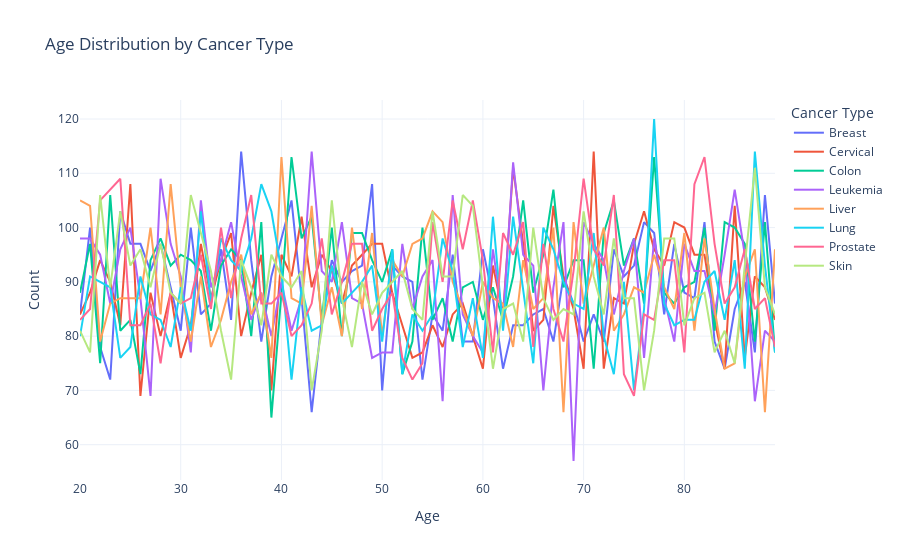

Notebook source saved alongside this figure:
### Code cell
import plotly.express as px

# Create a DataFrame for age distribution
age_distribution = df.groupby(['Age', 'Cancer_Type']).size().reset_index(name='Count')

# Plot the interactive line chart
fig = px.line(age_distribution, x='Age', y='Count', color='Cancer_Type', 
              title='Age Distribution by Cancer Type', 
              labels={'Age': 'Age', 'Count': 'Count', 'Cancer_Type': 'Cancer Type'})
fig.update_layout(template='plotly_white')
fig.show()

### Figure 1 — Plotly figure (JSON) as saved in the notebook; plotly's stock layout.template omitted (floating-point values rounded to 4 significant figures)
{"data": [{"hovertemplate": "Cancer Type=Breast<br>Age=%{x}<br>Count=%{y}<extra></extra>", "legendgroup": "Breast", "line": {"color": "#636efa", "dash": "solid"}, "marker": {"symbol": "circle"}, "mode": "lines", "name": "Breast", "orientation": "v", "showlegend": true, "type": "scatter", "x": [20, 21, 22, 23, 24, 25, 26, 27, 28, 29, 30, 31, 32, 33, 34, 35, 36, 37, 38, 39, 40, 41, 42, 43, 44, 45, 46, 47, 48, 49, 50, 51, 52, 53, 54, 55, 56, 57, 58, 59, 60, 61, 62, 63, 64, 65, 66, 67, 68, 69, 70, 71, 72, 73, 74, 75, 76, 77, 78, 79, 80, 81, 82, 83, 84, 85, 86, 87, 88, 89], "xaxis": "x", "y": [84, 100, 78, 72, 103, 97, 97, 92, 97, 89, 81, 100, 84, 86, 96, 83, 114, 94, 79, 91, 98, 105, 87, 66, 83, 94, 90, 92, 93, 108, 70, 93, 91, 90, 72, 84, 81, 95, 79, 79, 96, 87, 74, 82, 82, 84, 85, 79, 91, 86, 79, 84, 79, 96, 91, 93, 101, 99, 84, 97, 88, 87, 101, 79, 74, 85, 90, 77, 106, 86], "yaxis": "y"}, {"hovertemplate": "Cancer Type=Cervical<br>Age=%{x}<br>Count=%{y}<extra></extra>", "legendgroup": "Cervical", "line": {"color": "#EF553B", "dash": "solid"}, "marker": {"symbol": "circle"}, "mode": "lines", "name": "Cervical", "orientation": "v", "showlegend": true, "type": "scatter", "x": [20, 21, 22, 23, 24, 25, 26, 27, 28, 29, 30, 31, 32, 33, 34, 35, 36, 37, 38, 39, 40, 41, 42, 43, 44, 45, 46, 47, 48, 49, 50, 51, 52, 53, 54, 55, 56, 57, 58, 59, 60, 61, 62, 63, 64, 65, 66, 67, 68, 69, 70, 71, 72, 73, 74, 75, 76, 77, 78, 79, 80, 81, 82, 83, 84, 85, 86, 87, 88, 89], "xaxis": "x", "y": [84, 88, 94, 90, 82, 108, 69, 88, 80, 88, 76, 82, 97, 87, 94, 99, 80, 88, 95, 70, 95, 91, 102, 89, 95, 92, 86, 93, 95, 97, 97, 88, 82, 76, 77, 82, 78, 84, 86, 80, 74, 93, 84, 111, 97, 81, 83, 104, 91, 85, 74, 114, 74, 87, 86, 97, 103, 96, 93, 101, 100, 95, 95, 83, 74, 104, 76, 91, 89, 83], "yaxis": "y"}, {"hovertemplate": "Cancer Type=Colon<br>Age=%{x}<br>Count=%{y}<extra></extra>", "legendgroup": "Colon", "line": {"color": "#00cc96", "dash": "solid"}, "marker": {"symbol": "circle"}, "mode": "lines", "name": "Colon", "orientation": "v", "showlegend": true, "type": "scatter", "x": [20, 21, 22, 23, 24, 25, 26, 27, 28, 29, 30, 31, 32, 33, 34, 35, 36, 37, 38, 39, 40, 41, 42, 43, 44, 45, 46, 47, 48, 49, 50, 51, 52, 53, 54, 55, 56, 57, 58, 59, 60, 61, 62, 63, 64, 65, 66, 67, 68, 69, 70, 71, 72, 73, 74, 75, 76, 77, 78, 79, 80, 81, 82, 83, 84, 85, 86, 87, 88, 89], "xaxis": "x", "y": [88, 97, 75, 106, 81, 83, 73, 94, 98, 93, 95, 94, 92, 81, 93, 96, 94, 80, 101, 65, 88, 113, 98, 102, 83, 100, 80, 99, 99, 94, 90, 96, 73, 79, 100, 83, 87, 79, 89, 90, 83, 89, 83, 91, 105, 88, 95, 107, 89, 94, 94, 74, 99, 105, 93, 98, 86, 113, 88, 86, 89, 90, 100, 81, 101, 100, 97, 79, 101, 77], "yaxis": "y"}, {"hovertemplate": "Cancer Type=Leukemia<br>Age=%{x}<br>Count=%{y}<extra></extra>", "legendgroup": "Leukemia", "line": {"color": "#ab63fa", "dash": "solid"}, "marker": {"symbol": "circle"}, "mode": "lines", "name": "Leukemia", "orientation": "v", "showlegend": true, "type": "scatter", "x": [20, 21, 22, 23, 24, 25, 26, 27, 28, 29, 30, 31, 32, 33, 34, 35, 36, 37, 38, 39, 40, 41, 42, 43, 44, 45, 46, 47, 48, 49, 50, 51, 52, 53, 54, 55, 56, 57, 58, 59, 60, 61, 62, 63, 64, 65, 66, 67, 68, 69, 70, 71, 72, 73, 74, 75, 76, 77, 78, 79, 80, 81, 82, 83, 84, 85, 86, 87, 88, 89], "xaxis": "x", "y": [98, 98, 95, 86, 96, 100, 87, 69, 109, 97, 91, 77, 105, 89, 94, 101, 91, 83, 88, 80, 90, 81, 87, 114, 92, 90, 101, 87, 86, 76, 77, 77, 97, 85, 91, 94, 68, 106, 84, 80, 77, 96, 83, 112, 95, 93, 70, 89, 101, 57, 101, 97, 94, 84, 92, 98, 76, 98, 87, 79, 97, 92, 92, 84, 95, 107, 95, 68, 81, 79], "yaxis": "y"}, {"hovertemplate": "Cancer Type=Liver<br>Age=%{x}<br>Count=%{y}<extra></extra>", "legendgroup": "Liver", "line": {"color": "#FFA15A", "dash": "solid"}, "marker": {"symbol": "circle"}, "mode": "lines", "name": "Liver", "orientation": "v", "showlegend": true, "type": "scatter", "x": [20, 21, 22, 23, 24, 25, 26, 27, 28, 29, 30, 31, 32, 33, 34, 35, 36, 37, 38, 39, 40, 41, 42, 43, 44, 45, 46, 47, 48, 49, 50, 51, 52, 53, 54, 55, 56, 57, 58, 59, 60, 61, 62, 63, 64, 65, 66, 67, 68, 69, 70, 71, 72, 73, 74, 75, 76, 77, 78, 79, 80, 81, 82, 83, 84, 85, 86, 87, 88, 89], "xaxis": "x", "y": [105, 104, 79, 86, 87, 87, 87, 100, 84, 108, 89, 79, 91, 78, 83, 90, 95, 84, 88, 76, 113, 87, 86, 104, 82, 89, 80, 100, 85, 99, 80, 94, 91, 97, 98, 103, 101, 90, 85, 80, 90, 87, 86, 78, 94, 85, 87, 100, 66, 101, 86, 93, 100, 81, 84, 89, 88, 95, 89, 85, 99, 81, 98, 85, 74, 75, 91, 96, 66, 96], "yaxis": "y"}, {"hovertemplate": "Cancer Type=Lung<br>Age=%{x}<br>Count=%{y}<extra></extra>", "legendgroup": "Lung", "line": {"color": "#19d3f3", "dash": "solid"}, "marker": {"symbol": "circle"}, "mode": "lines", "name": "Lung", "orientation": "v", "showlegend": true, "type": "scatter", "x": [20, 21, 22, 23, 24, 25, 26, 27, 28, 29, 30, 31, 32, 33, 34, 35, 36, 37, 38, 39, 40, 41, 42, 43, 44, 45, 46, 47, 48, 49, 50, 51, 52, 53, 54, 55, 56, 57, 58, 59, 60, 61, 62, 63, 64, 65, 66, 67, 68, 69, 70, 71, 72, 73, 74, 75, 76, 77, 78, 79, 80, 81, 82, 83, 84, 85, 86, 87, 88, 89], "xaxis": "x", "y": [80, 91, 90, 89, 76, 78, 91, 84, 83, 78, 89, 81, 103, 86, 98, 94, 92, 98, 108, 103, 92, 72, 89, 81, 82, 93, 86, 88, 90, 93, 79, 96, 73, 84, 81, 84, 98, 92, 78, 87, 76, 102, 81, 102, 88, 75, 100, 96, 90, 86, 85, 99, 80, 73, 90, 70, 85, 120, 86, 82, 83, 83, 90, 92, 83, 94, 74, 114, 93, 77], "yaxis": "y"}, {"hovertemplate": "Cancer Type=Prostate<br>Age=%{x}<br>Count=%{y}<extra></extra>", "legendgroup": "Prostate", "line": {"color": "#FF6692", "dash": "solid"}, "marker": {"symbol": "circle"}, "mode": "lines", "name": "Prostate", "orientation": "v", "showlegend": true, "type": "scatter", "x": [20, 21, 22, 23, 24, 25, 26, 27, 28, 29, 30, 31, 32, 33, 34, 35, 36, 37, 38, 39, 40, 41, 42, 43, 44, 45, 46, 47, 48, 49, 50, 51, 52, 53, 54, 55, 56, 57, 58, 59, 60, 61, 62, 63, 64, 65, 66, 67, 68, 69, 70, 71, 72, 73, 74, 75, 76, 77, 78, 79, 80, 81, 82, 83, 84, 85, 86, 87, 88, 89], "xaxis": "x", "y": [83, 85, 105, 107, 109, 82, 82, 86, 75, 88, 86, 87, 95, 85, 100, 87, 98, 106, 86, 86, 88, 80, 82, 86, 98, 84, 90, 97, 97, 81, 85, 88, 76, 72, 75, 101, 90, 105, 96, 105, 94, 77, 99, 95, 101, 78, 97, 85, 79, 92, 109, 96, 93, 106, 73, 69, 84, 83, 94, 94, 77, 108, 113, 97, 86, 89, 96, 85, 87, 78], "yaxis": "y"}, {"hovertemplate": "Cancer Type=Skin<br>Age=%{x}<br>Count=%{y}<extra></extra>", "legendgroup": "Skin", "line": {"color": "#B6E880", "dash": "solid"}, "marker": {"symbol": "circle"}, "mode": "lines", "name": "Skin", "orientation": "v", "showlegend": true, "type": "scatter", "x": [20, 21, 22, 23, 24, 25, 26, 27, 28, 29, 30, 31, 32, 33, 34, 35, 36, 37, 38, 39, 40, 41, 42, 43, 44, 45, 46, 47, 48, 49, 50, 51, 52, 53, 54, 55, 56, 57, 58, 59, 60, 61, 62, 63, 64, 65, 66, 67, 68, 69, 70, 71, 72, 73, 74, 75, 76, 77, 78, 79, 80, 81, 82, 83, 84, 85, 86, 87, 88, 89], "xaxis": "x", "y": [81, 77, 106, 89, 103, 93, 96, 89, 97, 88, 86, 106, 99, 92, 81, 72, 94, 89, 82, 95, 91, 89, 92, 70, 81, 105, 87, 78, 90, 84, 88, 90, 92, 85, 83, 103, 91, 91, 106, 104, 89, 74, 85, 86, 79, 100, 87, 83, 85, 84, 103, 91, 84, 98, 87, 87, 70, 81, 98, 98, 82, 87, 88, 77, 81, 75, 93, 111, 89, 84], "yaxis": "y"}], "layout": {"legend": {"title": {"text": "Cancer Type"}, "tracegroupgap": 0}, "title": {"text": "Age Distribution by Cancer Type"}, "xaxis": {"anchor": "y", "domain": [0, 1], "title": {"text": "Age"}}, "yaxis": {"anchor": "x", "domain": [0, 1], "title": {"text": "Count"}}}}
